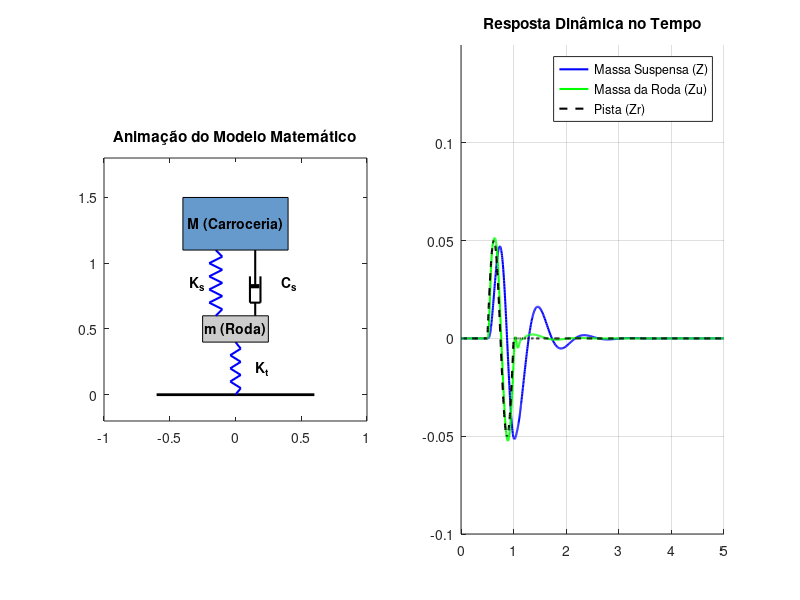

Source code (MATLAB):
% =========================================================================
% SIMULAÇÃO DO MODELO DE 1/4 DE VEÍCULO (Estilo Animação MBK)
% Componentes: Massa Suspensa (M), Massa da Roda (m), 
%              Mola (Ks), Amortecedor (Cs) e Mola do Pneu (Kt)
% =========================================================================
function simula_modelo_diagrama_MBK()
    clear; clc; close all;
    
    % 1. Parâmetros Físicos do Sistema (Nomenclatura da sua imagem)
    M  = 250;     % Massa Suspensa (Sprung Mass)
    m  = 40;      % Massa Não Suspensa (Unsprung Mass / Roda)
    Ks = 15000;   % Rigidez da Mola da Suspensão
    Cs = 1500;    % Coeficiente do Amortecedor da Suspensão
    Kt = 150000;  % Rigidez da Mola do Pneu (Pneu modelado como mola)
    
    % 2. Configuração do Tempo e da Pista (Zr)
    tf = 5;       % Simular por 5 segundos
    tspan = [0 tf];
    
    % Perfil da pista: um solavanco que ocorre no instante t=0.5s
    Zr_func = @(t) 0.05 * sin(2*pi*2*(t-0.5)) .* (t > 0.5 & t < 1.0); 
    
    x0 = [0; 0; 0; 0]; % Condições iniciais [Z, Velocidade_Z, Zu, Velocidade_Zu]
    
    % 3. Solução das Equações com ODE45
    opcoes = odeset('RelTol', 1e-4, 'AbsTol', 1e-5);
    [t, X] = ode45(@(t, x) fisica_do_sistema(t, x, M, m, Ks, Cs, Kt, Zr_func), tspan, x0, opcoes);
    
    Z  = X(:, 1); % Deslocamento da massa suspensa (M)
    Zu = X(:, 3); % Deslocamento da massa da roda (m)
    Zr = arrayfun(Zr_func, t); % Deslocamento da pista (solo)
    
    % 4. Configuração da Janela (Estilo MBK)
    fig = figure('Name', 'Modelo 1/4 de Veiculo', 'Position', [100, 100, 950, 500], 'Color', 'w');
    ax1 = subplot(1,2,1); % Animação à esquerda
    ax2 = subplot(1,2,2); % Gráfico à direita
    
    hold(ax2, 'on'); grid(ax2, 'on');
    linha_Z  = plot(ax2, 0, 0, 'b-', 'LineWidth', 1.5, 'DisplayName', 'Massa Suspensa (Z)');
    linha_Zu = plot(ax2, 0, 0, 'g-', 'LineWidth', 1.5, 'DisplayName', 'Massa da Roda (Zu)');
    linha_Zr = plot(ax2, 0, 0, 'k--', 'LineWidth', 1.5, 'DisplayName', 'Pista (Zr)');
    axis(ax2, [0 tf -0.1 0.15]); legend(ax2, 'Location', 'northeast');
    title(ax2, 'Resposta Dinâmica no Tempo');
    
    % 5. Loop de Animação
    for i = 1:5:length(t)
        
        % Atualiza as linhas do gráfico
        set(linha_Z,  'XData', t(1:i), 'YData', Z(1:i));
        set(linha_Zu, 'XData', t(1:i), 'YData', Zu(1:i));
        set(linha_Zr, 'XData', t(1:i), 'YData', Zr(1:i));
        
        % Limpa e redesenha a geometria no frame atual
        cla(ax1); hold(ax1, 'on');
        desenha_modelo_MBK(Z(i), Zu(i), Zr(i), ax1);
        
        axis(ax1, [-1 1 -0.2 1.8]); 
        axis(ax1, 'equal'); box(ax1, 'on');
        title(ax1, 'Animação do Modelo Matemático');
        
        drawnow limitrate;
    end
end

% =========================================================================
% FÍSICA DO SISTEMA 
% =========================================================================
function dx = fisica_do_sistema(t, x, M, m, Ks, Cs, Kt, Zr_func)
    Z = x(1); dZ = x(2);
    Zu = x(3); dZu = x(4);
    Zr = Zr_func(t);
    
    % Forças nas molas e amortecedor
    F_mola_susp   = Ks * (Z - Zu);
    F_amort_susp  = Cs * (dZ - dZu);
    F_mola_pneu   = Kt * (Zu - Zr);
    
    dx = zeros(4,1);
    dx(1) = dZ;
    dx(2) = (-F_mola_susp - F_amort_susp) / M;
    dx(3) = dZu;
    dx(4) = (F_mola_susp + F_amort_susp - F_mola_pneu) / m;
end

% =========================================================================
% GEOMETRIA DO DESENHO (Estilo MBK)
% =========================================================================
function desenha_modelo_MBK(Z, Zu, Zr, ax)
    % Posições base na tela + deslocamento calculado
    y_chao = 0.0 + Zr;
    y_m    = 0.5 + Zu;
    y_M    = 1.3 + Z;
    
    % 1. Pista (Chão)
    plot(ax, [-0.6 0.6], [y_chao y_chao], 'k-', 'LineWidth', 2);
    
    % 2. Mola do Pneu (Kt) - Conectando o chão à massa m
    desenha_mola(ax, 0, y_chao, y_m-0.1, 4, 0.04);
    text(0.15, y_chao+0.2, 'K_t', 'Parent', ax, 'FontWeight', 'bold');
    
    % 3. Massa da Roda (m)
    rectangle('Position', [-0.25, y_m-0.1, 0.5, 0.2], 'FaceColor', [0.8 0.8 0.8], 'EdgeColor', 'k', 'Parent', ax);
    text(0, y_m, 'm (Roda)', 'HorizontalAlignment', 'center', 'Parent', ax, 'FontWeight', 'bold');
    
    % 4. Suspensão (Ks e Cs) - Conectando massa m à massa M
    desenha_mola(ax, -0.15, y_m+0.1, y_M-0.2, 5, 0.05); % Mola do lado esquerdo
    text(-0.35, y_m+0.35, 'K_s', 'Parent', ax, 'FontWeight', 'bold');
    
    desenha_amortecedor(ax, 0.15, y_m+0.1, y_M-0.2, 0.04); % Amortecedor do lado direito
    text(0.35, y_m+0.35, 'C_s', 'Parent', ax, 'FontWeight', 'bold');
    
    % 5. Massa Suspensa (M)
    rectangle('Position', [-0.4, y_M-0.2, 0.8, 0.4], 'FaceColor', [0.4 0.6 0.8], 'EdgeColor', 'k', 'Parent', ax);
    text(0, y_M, 'M (Carroceria)', 'HorizontalAlignment', 'center', 'Parent', ax, 'FontWeight', 'bold');
end

% =========================================================================
% FUNÇÕES AUXILIARES DE DESENHO (Zig-zag e Pistão)
% =========================================================================
function desenha_mola(ax, x, y_bottom, y_top, voltas, largura)
    pontos_y = linspace(y_bottom, y_top, 2*voltas + 1);
    pontos_x = zeros(1, 2*voltas + 1);
    for i = 2:2:2*voltas
        pontos_x(i) = largura;
        pontos_x(i+1) = -largura;
    end
    pontos_x(1) = 0; pontos_x(end) = 0;
    plot(ax, x + pontos_x, pontos_y, 'b-', 'LineWidth', 1.5);
end

function desenha_amortecedor(ax, x, y_bottom, y_top, w)
    L = y_top - y_bottom;
    y_base = y_bottom + 0.2*L;
    y_borda = y_bottom + 0.6*L;
    % Cilindro
    plot(ax, [x x], [y_bottom, y_base], 'k-', 'LineWidth', 1.5); 
    plot(ax, [x-w, x+w], [y_base, y_base], 'k-', 'LineWidth', 1.5); 
    plot(ax, [x-w, x-w], [y_base, y_borda], 'k-', 'LineWidth', 1.5); 
    plot(ax, [x+w, x+w], [y_base, y_borda], 'k-', 'LineWidth', 1.5); 
    % Pistão
    y_pistao = y_bottom + 0.45*L;
    plot(ax, [x x], [y_top, y_pistao], 'k-', 'LineWidth', 1.5); 
    plot(ax, [x-0.8*w, x+0.8*w], [y_pistao, y_pistao], 'k-', 'LineWidth', 3); 
end
